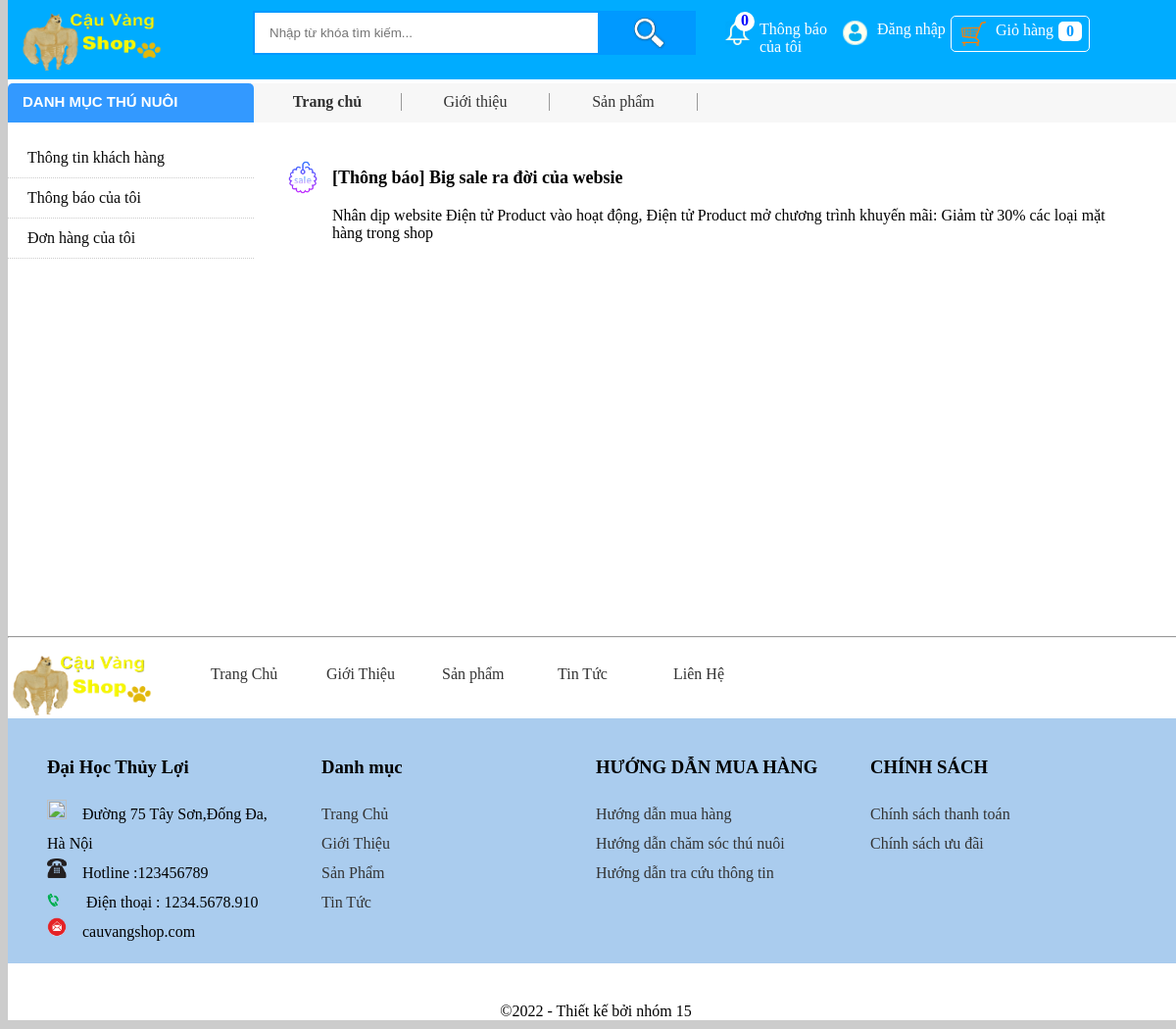
/khachhang.php?mod=chitietThongBao&&bantin=1, run on the app's committed database.
### tables this page shows
CREATE TABLE `thongbao` (
  `IDNews` int(11) NOT NULL,
  `icon` varchar(20) NOT NULL,
  `TieuDe` text NOT NULL,
  `NoiDung` text NOT NULL
);

### view/chitietThongBao.php (the view)
<div class="thongbao-ct">
    <?php
    if(isset($_GET['bantin'])){
        $idThongBao = $_GET['bantin'];
        $sql = "select * from thongbao where IDNews = $idThongBao";
        $kq = mysqli_query($link,$sql);
        $row = mysqli_fetch_array($kq);
        $tieude = $row['TieuDe'];
        $noidung = $row['NoiDung'];
        $icon = $row['icon'];
        ?>
        <div class="tieude-baiviet-chitiet">
            <div class="img-news-ct"><img src="images/icon/<?php echo $icon?>"></div>
            <div class="tieude-baiviet-ct"><?php echo $tieude?></div>
        </div>
        <div class="noidung-thongbaoct" style="clear: both;">
            <?php echo $noidung?>
        </div>
        <?php
    }
    ?>
</div>

### public/css/cssindex.css (style rules this page uses)
.img-news,.img-news-ct { float: left; width: 50px; height: 50px; }
.img-news img ,.img-news-ct img { width: 40px; height: 40px; }
.thongbao,.thongbao-ct { width: 900px; margin-left: 50px; float: left; }
.thongbao-ct { margin: 20px 30px; }
.tieude-news,.tieude-baiviet-ct { width: 700px; float: left; min-height: 30px; font-weight: bold; font-size: 18px; }
.img-news-ct,.tieude-baiviet-ct { min-height: 40px; margin: auto; }
.tieude-baiviet-ct { padding-top: 10px; }
.noidung-thongbaoct { width: 800px; margin-left: 50px; }

### data on the page
thongbao: icon (picture), TieuDe "[Thông báo] Big sale ra đời của websie", NoiDung "Nhân dịp website Điện tử Product vào hoạt động, Điện tử Product mở chương trình khuyến mãi: Giảm từ 30% các loại mặt hàng trong shop"
